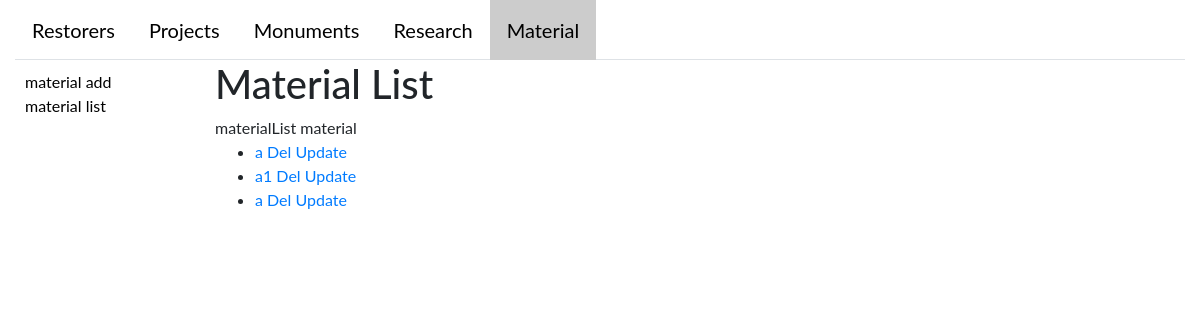
/material/list, run on an earlier commit of the app's database.
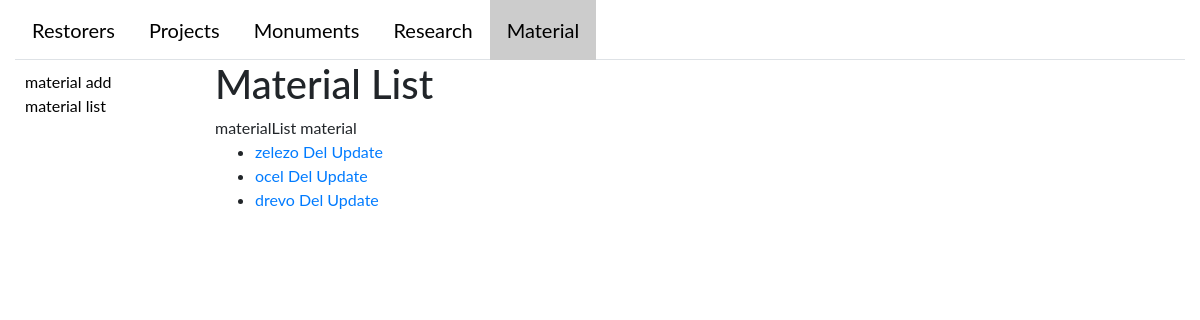
And on a later commit of the database.
### catalogWeb/models.py (models this page shows)
class Material(AlbumMixin, models.Model):
    name = models.CharField(max_length=45)
    description = models.CharField(max_length=200)  # general info
    album = models.OneToOneField('album.Album', null=True)
    def __str__(self):
        return '%s' % self.name  # self.MaterialDefinition.name

### catalogWeb/views/material.py (the view)
# urls.py: url(r'material/list', views.MaterialView.as_view(), name='materialList'),
class MaterialView(generic.ListView):
    model = Material
    template_name = 'catalogWeb/material/material_list.html'
    paginate_by = 10
    @add_tab_name('material')
    def get_context_data(self, **kwargs):
        return super().get_context_data(**kwargs)

### catalogWeb/helpers.py (called while the page is built)
def add_tab_name(tab_name):
    def real_decorator(func):
        def wrapper(*args, **kwargs):
            context = func(*args, **kwargs)
            context['tab_name'] = tab_name
            return context
        return wrapper
    return real_decorator

### catalogWeb/templates/catalogWeb/material/material_list.html
{% extends "base_generic.html" %}
{% block sidebar %}
  <ul class="sidebar-nav">
    <li><a href="{% url 'materialCreate' %}">material add</a></li>
    <li><a href="{% url 'materialList' %}">material list</a></li>
  </ul>
{% endblock sidebar %}
{% block content %}
    <h1>Material List</h1>
{{   request.resolver_match.url_name }}
    {{  tab_name }}
    {% if material_list %}
    <ul>
      {% for material in material_list %}
      <li>
        <a href="{% url 'materialDetail' material.id %}"> {{  material }}</a>
          <a href="{% url 'materialDelete' material.id %}"> Del</a>
            <a href="{% url 'materialUpdate' material.id %}"> Update</a>
      </li>
      {% endfor %}
    </ul>
    {% else %}
      <p>There are no books in the library.</p>
    {% endif %}
{% endblock %}

What changed in the data, as far as the page shows it:
removed Material: name "a"
removed Material: name "a1"
removed Material: name "a"
added Material: name "zelezo"
added Material: name "ocel"
added Material: name "drevo"
